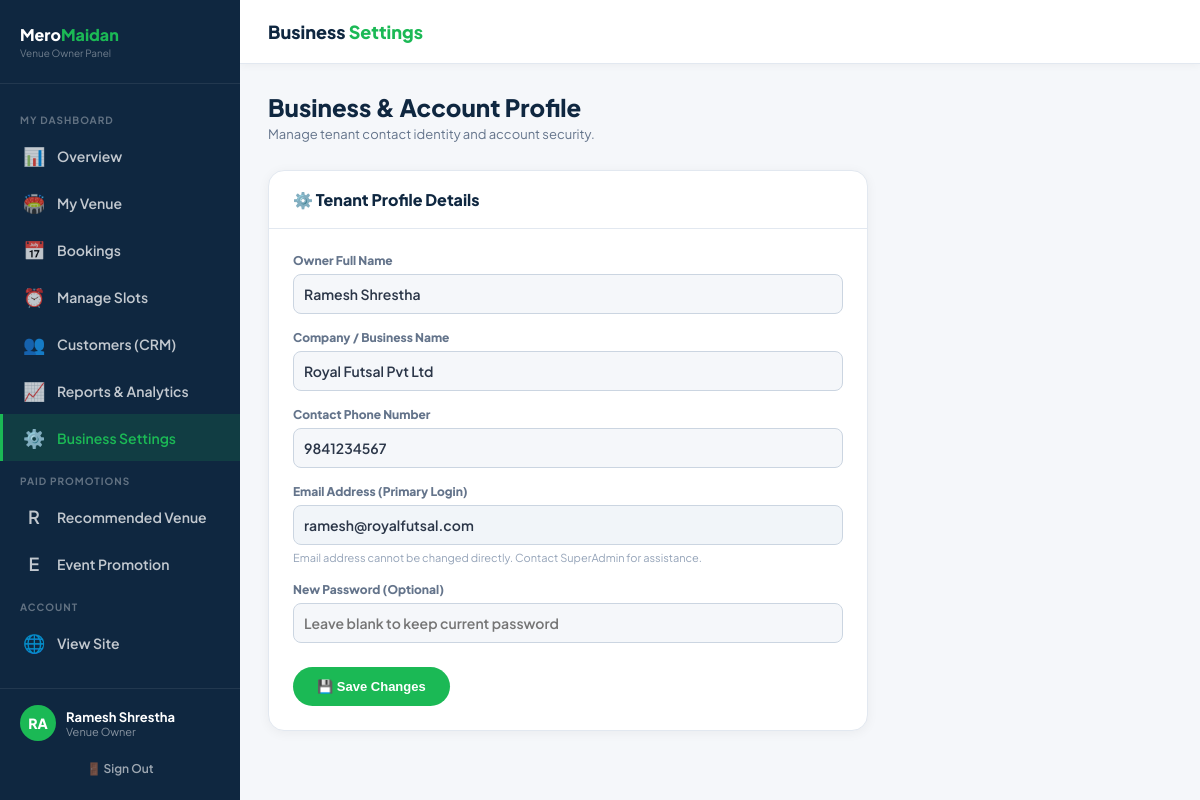
/owner/settings.php (signed in), run on the app's committed database.
### tables this page shows
CREATE TABLE `venue_owners` (
  `id` int(11) NOT NULL AUTO_INCREMENT,
  `name` varchar(200) NOT NULL,
  `email` varchar(200) NOT NULL,
  `phone` varchar(20) NOT NULL,
  `password_hash` varchar(255) NOT NULL,
  `business_name` varchar(200) DEFAULT NULL,
  `plan_id` int(11) DEFAULT 1,
  `status` enum('pending','active','suspended') DEFAULT 'pending',
  `created_at` timestamp NOT NULL DEFAULT current_timestamp(),
  `approved_at` timestamp NULL DEFAULT NULL,
  PRIMARY KEY (`id`),
  UNIQUE KEY `email` (`email`)
);

### owner/settings.php (the view, shortened to what this page needs)
<?php
$db        = getDB();
$ownerId   = $_SESSION['owner_id'];
$ownerName = $_SESSION['owner_name'] ?? 'Owner';
$stmt = $db->prepare("SELECT * FROM venue_owners WHERE id = :id");
$stmt->execute([':id' => $ownerId]);
$owner = $stmt->fetch();
?>
<!DOCTYPE html>
<html lang="en">
<head>
  <link rel="stylesheet" href="../assets/css/admin.css">
</head>
<body>
<div class="admin-layout">
  <aside class="admin-sidebar">
    <div class="sidebar-logo">
      <div>
        <div class="sidebar-logo-text">Mero<span>Maidan</span></div>
        <div style="font-size:10px;color:rgba(255,255,255,.4);margin-top:2px;">Venue Owner Panel</div>
      </div>
    </div>
    <nav class="sidebar-nav">
      <div class="nav-section-label">My Dashboard</div>
      <a href="index.php" class="nav-link"><span class="icon">📊</span> Overview</a>
      <a href="venue.php" class="nav-link"><span class="icon">🏟️</span> My Venue</a>
      <a href="bookings.php" class="nav-link"><span class="icon">📅</span> Bookings</a>
      <a href="slots.php" class="nav-link"><span class="icon">⏰</span> Manage Slots</a>
      <a href="customers.php" class="nav-link"><span class="icon">👥</span> Customers (CRM)</a>
      <a href="reports.php" class="nav-link"><span class="icon">📈</span> Reports & Analytics</a>
      <a href="settings.php" class="nav-link active"><span class="icon">⚙️</span> Business Settings</a>
      <?php include __DIR__ . '/_promotion_nav.php'; ?>
      <div class="nav-section-label">Account</div>
      <a href="../index.php" class="nav-link" target="_blank"><span class="icon">🌐</span> View Site</a>
    </nav>
    <div class="sidebar-footer">
      <div class="admin-user-row">
        <div class="admin-avatar"><?= strtoupper(substr($ownerName, 0, 2)) ?></div>
        <div class="admin-user-info">
          <div class="admin-user-name"><?= htmlspecialchars($ownerName) ?></div>
          <div class="admin-user-role">Venue Owner</div>
        </div>
      </div>
      <a href="../auth/logout.php" class="btn-logout">🚪 Sign Out</a>
    </div>
  </aside>
  <main class="admin-main">
    <div class="admin-topbar">
      <div class="topbar-title">Business <span>Settings</span></div>
    </div>
    <div class="admin-content">
      <div class="page-header">
        <h1>Business & Account Profile</h1>
        <p>Manage tenant contact identity and account security.</p>
      </div>
      <div class="data-card" style="max-width:600px;">
        <div class="data-card-header">
          <h3>⚙️ Tenant Profile Details</h3>
        </div>
        <form method="POST" style="padding:24px;">
          <div class="form-group" style="margin-bottom:16px;">
            <label style="display:block;font-size:12px;font-weight:800;color:#64748b;margin-bottom:6px;">Owner Full Name</label>
            <input type="text" name="name" class="form-input" value="<?= htmlspecialchars($owner['name']) ?>" required style="width:100%;padding:10px;border:1px solid #cbd5e1;border-radius:8px;">
          </div>
          <div class="form-group" style="margin-bottom:16px;">
            <label style="display:block;font-size:12px;font-weight:800;color:#64748b;margin-bottom:6px;">Company / Business Name</label>
            <input type="text" name="business_name" class="form-input" value="<?= htmlspecialchars($owner['business_name'] ?? '') ?>" placeholder="e.g. Royal Futsal Pvt Ltd" style="width:100%;padding:10px;border:1px solid #cbd5e1;border-radius:8px;">
          </div>
          <div class="form-group" style="margin-bottom:16px;">
            <label style="display:block;font-size:12px;font-weight:800;color:#64748b;margin-bottom:6px;">Contact Phone Number</label>
            <input type="tel" name="phone" class="form-input" value="<?= htmlspecialchars($owner['phone']) ?>" required style="width:100%;padding:10px;border:1px solid #cbd5e1;border-radius:8px;">
          </div>
          <div class="form-group" style="margin-bottom:16px;">
            <label style="display:block;font-size:12px;font-weight:800;color:#64748b;margin-bottom:6px;">Email Address (Primary Login)</label>
            <input type="email" class="form-input" value="<?= htmlspecialchars($owner['email']) ?>" disabled style="width:100%;padding:10px;border:1px solid #cbd5e1;border-radius:8px;background:#f1f5f9;">
            <span style="font-size:11px;color:#94a3b8;">Email address cannot be changed directly. Contact SuperAdmin for assistance.</span>
          </div>
          <div class="form-group" style="margin-bottom:24px;">
            <label style="display:block;font-size:12px;font-weight:800;color:#64748b;margin-bottom:6px;">New Password (Optional)</label>
            <input type="password" name="new_password" class="form-input" placeholder="Leave blank to keep current password" style="width:100%;padding:10px;border:1px solid #cbd5e1;border-radius:8px;">
          </div>
          <button type="submit" class="btn btn-green" style="padding:12px 24px;font-weight:800;">💾 Save Changes</button>
        </form>
      </div>
    </div>
  </main>
</div>
</body>
</html>

### assets/css/admin.css (style rules this page uses)
*, *::before, *::after { box-sizing: border-box; margin: 0; padding: 0; }
:root { --green: #1BB955; --navy: #0f2740; --navy2: #14355d; --orange: #f9631c; --text: #2b3648; --muted: #64748b; --border: #e2e8f0; --bg: #f5f7fa; --white: #ffffff; --red: #ef4444; --amber: #f59e0b; --sidebar: 240px; }
body { font-family: 'Plus Jakarta Sans', sans-serif; background: var(--bg); color: var(--text); min-height: 100vh; }
.admin-layout { display: flex; min-height: 100vh; }
.admin-sidebar { width: var(--sidebar); background: var(--navy); color: rgba(255,255,255,.85); display: flex; flex-direction: column; position: fixed; top: 0; left: 0; bottom: 0; z-index: 50; transition: transform .3s; }
.sidebar-logo { padding: 24px 20px; border-bottom: 1px solid rgba(255,255,255,.08); display: flex; align-items: center; gap: 10px; }
.sidebar-logo-text { font-size: 16px; font-weight: 900; color: #fff; }
.sidebar-logo-text span { color: var(--green); }
.sidebar-nav { padding: 16px 0; flex: 1; overflow-y: auto; }
.nav-section-label { font-size: 10px; font-weight: 700; color: rgba(255,255,255,.35); text-transform: uppercase; letter-spacing: 1px; padding: 14px 20px 6px; }
.nav-link { display: flex; align-items: center; gap: 12px; padding: 12px 20px; color: rgba(255,255,255,.75); text-decoration: none; font-size: 14px; font-weight: 600; transition: all .2s; border-left: 3px solid transparent; }
.nav-link.active { background: rgba(27,185,85,.15); color: var(--green); border-left-color: var(--green); }
.nav-link .icon { font-size: 18px; width: 22px; text-align: center; flex-shrink: 0; }
.sidebar-footer { padding: 16px 20px; border-top: 1px solid rgba(255,255,255,.08); }
.admin-user-row { display: flex; align-items: center; gap: 10px; }
.admin-avatar { width: 36px; height: 36px; border-radius: 50%; background: var(--green); display: flex; align-items: center; justify-content: center; font-size: 14px; font-weight: 800; color: #fff; flex-shrink: 0; }
.admin-user-info { flex: 1; min-width: 0; }
.admin-user-name { font-size: 13px; font-weight: 700; color: #fff; white-space: nowrap; overflow: hidden; text-overflow: ellipsis; }
.admin-user-role { font-size: 11px; color: rgba(255,255,255,.5); }
.btn-logout { display: block; margin-top: 12px; text-align: center; color: rgba(255,255,255,.6); font-size: 12px; font-weight: 600; text-decoration: none; padding: 8px; border-radius: 8px; transition: all .2s; }
.admin-main { flex: 1; margin-left: var(--sidebar); display: flex; flex-direction: column; min-height: 100vh; }
.admin-topbar { background: var(--white); border-bottom: 1px solid var(--border); padding: 0 28px; height: 64px; display: flex; align-items: center; justify-content: space-between; position: sticky; top: 0; z-index: 40; box-shadow: 0 2px 8px rgba(0,0,0,.04); }
.topbar-title { font-size: 18px; font-weight: 900; color: var(--navy); }
.topbar-title span { color: var(--green); }
.admin-content { flex: 1; padding: 28px; }
.page-header { margin-bottom: 28px; }
.page-header h1 { font-size: 24px; font-weight: 900; color: var(--navy); }
.page-header p { font-size: 13px; color: var(--muted); margin-top: 4px; }
.data-card { background: var(--white); border-radius: 16px; box-shadow: 0 2px 12px rgba(0,0,0,.05); border: 1.5px solid var(--border); overflow: hidden; }
.data-card-header { padding: 18px 24px; border-bottom: 1px solid var(--border); display: flex; align-items: center; justify-content: space-between; flex-wrap: wrap; gap: 12px; }
.data-card-header h3 { font-size: 16px; font-weight: 800; color: var(--navy); }
.btn { display: inline-flex; align-items: center; gap: 6px; padding: 8px 18px; border-radius: 50px; font-size: 13px; font-weight: 700; cursor: pointer; border: none; transition: all .2s; text-decoration: none; }
.btn-green { background: var(--green); color: #fff; }
.form-group { margin-bottom: 14px; }
.form-input, .form-select { width: 100%; padding: 11px 14px; border: 1.5px solid var(--border); border-radius: 10px; font-family: inherit; font-size: 14px; font-weight: 600; color: var(--text); background: var(--bg); outline: none; transition: border-color .2s; }

### data on the page
venue_owners: name "Ramesh Shrestha", business_name "Royal Futsal Pvt Ltd", phone "9841234567", email "ramesh@royalfutsal.com"

### other printed values
substr($ownerName, 0, 2) "RA"
$ownerName "Ramesh Shrestha"
